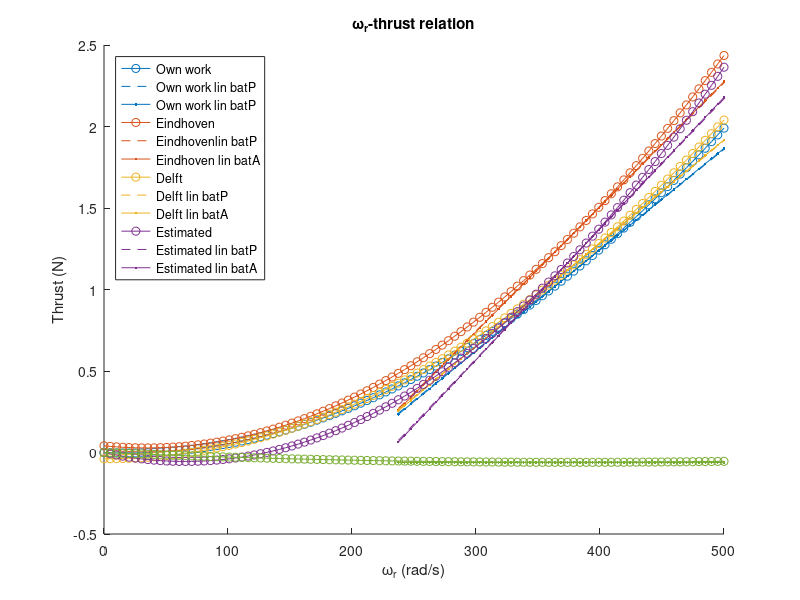
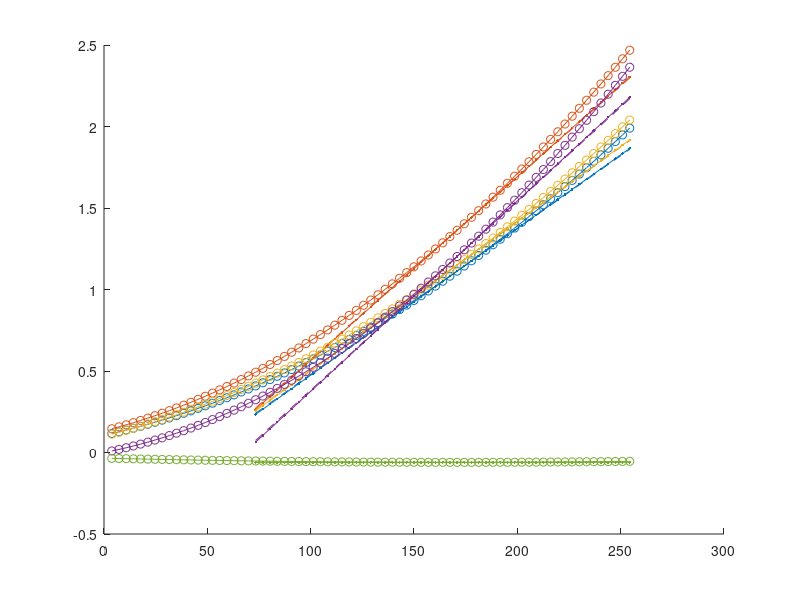

MATLAB code to generate these figures, in order: (Note: this script raises an error after producing the figures.)
%% Initialization
clear;
close all;
clc;


%% Set average PWM at equilibrium
% Parrot battery
pwmEqBatP = 169.5916;

% Akku-King battery
pwmEqBatA = 171.4937;


%% Set constant coefficients
g = 9.81;
cM1 = 3.7;
cM2 = 130.9;
cA1 = cM1/2.55;
cA2 = cM2;


%% Determine coefficients of own work
% Set average omegaR-thrust coefficients
cTO = [8.6e-6;
       -3.2e-4;
       0];

% Derive average PWM-thrust coefficients
cTPO = [cTO(1)*cA1^2;
        2*cTO(1)*cA1*cA2 + cTO(2)*cA1;
        cTO(1)*cA2^2 + cTO(2)*cA2 + cTO(3)];


%% Determine coefficients of Eindhoven thesis
% Given coefficients
cM  = [3.7503, 132.7387;
       3.7123, 131.5018;
       3.6891, 130.7137;
       3.7380, 132.2209];
cME = mean(cM);

% Set average PWM-thrust coefficients
cTP  = [1.5618e-4, 1.0395e-2, 0.13894;
        1.8150e-4, 8.7242e-3, 0.14425;
        1.3478e-4, 7.3295e-3, 0.11698;
        1.4306e-4, 5.7609e-3, 0.13362];
cTPE = mean(cTP)';

% Derive average omegaR-thrust coefficients
cT1Avg = cTPE(1)/cME(1)^2;
cT2Avg = -2*cME(2)*cTPE(1)/cME(1)^2 + cTPE(2)/cME(1);
cT3Avg = cTPE(1)*cME(2)^2/cME(1)^2 - ...
         cME(2)*cTPE(2)/cME(1) + cTPE(3);
cTE    = [cT1Avg;cT2Avg;cT3Avg];

% Take care of PWM range [0-255], instead of [0-100]
cTPE = cTPE./[2.55^2;2.55;1];


%% Determine coefficients of Delft thesis
% Set average omegaR-thrust coefficients
cTD = [8.386e-6;
       -3.723e-5;
       -0.03818];

% Derive average PWM-thrust coefficients (assuming same cAs as in own work)
cTPD = [cTD(1)*cA1^2;
        2*cTD(1)*cA1*cA2 + cTD(2)*cA1;
        cTD(1)*cA2^2 + cTD(2)*cA2 + cTD(3)];


%% Estimate coefficients using ground and hovering constraint
% Parrot battery mass
mBatP = 0.481;

% Akku-King battery mass
mBatA = 0.497;


% Solve for thrust coefficients for 1 rotor
% Parrot battery
c1BatP = cA1^2*pwmEqBatP^2 + 2*cA1*cA2*pwmEqBatP + cA2^2;
c2BatP = cA1*pwmEqBatP + cA2;

cT1BatP = mBatP*g/(4*c1BatP)*(1/(1-c2BatP/c1BatP*cA2));
cT2BatP = -cA2*cT1BatP;

% Akku-King battery
c1BatA = cA1^2*pwmEqBatA^2 + 2*cA1*cA2*pwmEqBatA + cA2^2;
c2BatA = cA1*pwmEqBatA + cA2;

cT1BatA = mBatA*g/(4*c1BatA)*(1/(1-c2BatA/c1BatA*cA2));
cT2BatA = -cA2*cT1BatA;


% Derive average omegaR-thrust coefficients
cT1 = mean([cT1BatP,cT1BatA]);
cT2 = mean([cT2BatP,cT2BatA]);
cTEs = [cT1;cT2;0];


% Derive average PWM-thrust coefficients
cTPEs = [cT1*cA1^2;
         2*cT1*cA1*cA2 + cT2*cA1;
         cT1*cA2^2 + cT2*cA2 + cTEs(3)];


%% Adjustable coefficients for tests
cTTest = [4.23698793156840e-07;
          -0.000320038148822668;
          0];

cTPTest = [cTTest(1)*cA1^2;
           2*cTTest(1)*cA1*cA2 + cTTest(2)*cA1;
           cTTest(1)*cA2^2 + cTTest(2)*cA2 + cTTest(3)];


%% Create coefficients vectors
%  [Own work, Eindhoven thesis, Delft thesis]
cT  = [cTO,cTE,cTD,cTEs,cTTest];
cTP = [cTPO,cTPE,cTPD,cTPEs,cTPTest];


%% Plot omegaR-thrust curve of different sources
% Set omegaR range
omegaR = linspace(0,500)';

% Determine nonlinear omegaR-thrust relation
T = [omegaR.^2,omegaR,ones(length(omegaR),1)]*cT;

% Linearize omegaR-thrust relation around batP and batA hovering equilibria
omegaRLinMin = 235;
omegaRLinMax = 500;
[~,startSample] = min(abs(omegaR-omegaRLinMin));
[~,endSample] = min(abs(omegaR-omegaRLinMax));
omegaRLin = omegaR(startSample:endSample);

omegaRHoverBatP = cA1*pwmEqBatP+cA2;
TLinBatP = omegaRLin*[2*omegaRHoverBatP,1]*cT(1:2,:) + ...
         [-omegaRHoverBatP^2,1]*cT([1,3],:);

omegaRHoverBatA = cA1*pwmEqBatA+cA2;
TLinBatA = omegaRLin*[2*omegaRHoverBatA,1]*cT(1:2,:) + ...
         [-omegaRHoverBatA^2,1]*cT([1,3],:);

% Plot
c = [0,      0.4470, 0.7410;
     0.8500, 0.3250, 0.0980;
     0.9290, 0.6940, 0.1250;
     0.4940, 0.1840, 0.5560;
     0.4660, 0.6740, 0.1880];

figure('Name','Nonlinear and linear thrust curves');
hold on;
for i = 1:size(T,2)
    plot(omegaR,T(:,i),'-o','Color',c(i,:));
    plot(omegaRLin,TLinBatP(:,i),'--','Color',c(i,:));
    plot(omegaRLin,TLinBatA(:,i),'.-','Color',c(i,:));
end
legend('Own work','Own work lin batP','Own work lin batP',...
       'Eindhoven','Eindhovenlin batP','Eindhoven lin batA',...
       'Delft','Delft lin batP','Delft lin batA',...
       'Estimated','Estimated lin batP','Estimated lin batA',...
       'location','northwest');
xlabel('\omega_r (rad/s)');
ylabel('Thrust (N)');
title('\omega_r-thrust relation');


%% Plot PWM-thrust curve of different sources
% Create PWM range
% PWM 1 from AR.Drone 2.0 is greater than PWM 0.2 from MATLAB toolbox
pwmMin = 1;
omegaRMin = cA1*pwmMin + cA2;
[~,startIdx] = min(abs(omegaR - omegaRMin));
if omegaR(startIdx) < omegaRMin
    startIdx = startIdx + 1;
end
pwm = (omegaR(startIdx:end) - cA2)/cA1;

% Create PWM-thrust data
pT = [pwm.^2,pwm,ones(length(pwm),1)]*cTP;

% Create linearized PWM polynomial data
pwmLinMin = (omegaRLinMin - cA2)/cA1;
pwmLinMax = (omegaRLinMax - cA2)/cA1;
[~,startSample] = min(abs(pwm-pwmLinMin));
[~,endSample] = min(abs(pwm-pwmLinMax));
pwmLin = pwm(startSample:endSample);

pTLinBatP = pwmLin*[2*pwmEqBatP,1]*cTP(1:2,:) + ...
         [-pwmEqBatP^2,1]*cTP([1,3],:);

pTLinBatA = pwmLin*[2*pwmEqBatA,1]*cTP(1:2,:) + ...
         [-pwmEqBatA^2,1]*cTP([1,3],:);

% Create PWM-thrust and linearization data for Eindhoven thesis
% pwmE = pwm/2.55;
% pwmLinE = pwmLin/2.55;
% pTE = [pwmE.^2,pwmE,ones(length(pwmE),1)]*cTPE;
% 
% pTLinBatPE = pwmLinE*[2*pwmEqBatP/2.55,1]*cTPE(1:2) + ...
%          [-(pwmEqBatP/2.55)^2,1]*cTPE([1,3]);
% 
% pTLinBatAE = pwmLinE*[2*pwmEqBatA/2.55,1]*cTPE(1:2) + ...
%          [-(pwmEqBatA/2.55)^2,1]*cTPE([1,3]);

% Plot
figure('Name','Nonlinear and linear thrust curves per PWM value');
hold on;
for i = 1:size(pT,2)
    plot(pwm,pT(:,i),'-o','Color',c(i,:));
    plot(pwmLin,pTLinBatP(:,i),'--','Color',c(i,:));
    plot(pwmLin,pTLinBatA(:,i),'.-','Color',c(i,:));
end
xline(pwmEqBatP);
yline(mBatP*g/4);
xline(pwmEqBatA);
yline(mBatA*g/4);
legend('Own work','Own work lin batP','Own work lin batP',...
       'Eindhoven','Eindhoven lin batP','Eindhoven lin batA',...
       'Delft','Delft lin batP','Delft lin batA',...
       'Estimated','Estimated lin batP','Estimated lin batA',...
       'location','northwest');
xlabel('AR.Drone 2.0 PWM (-)');
ylabel('Thrust (N)');
title('PWM-thrust relation');


%% Shift up identified omegaR-thrust curve
